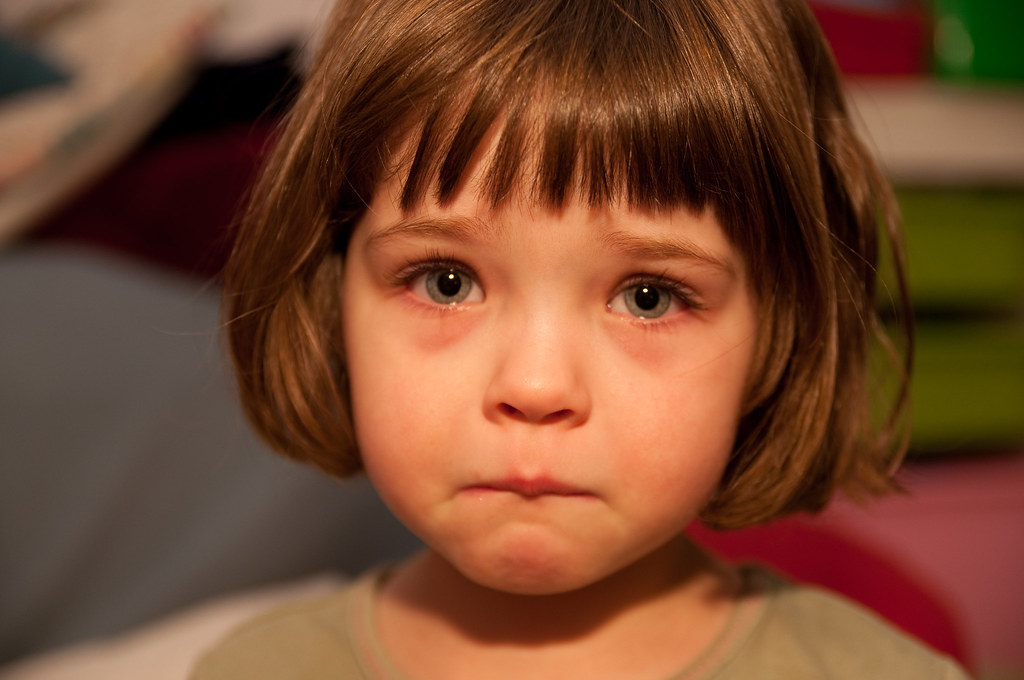
#> input picture 02.jpg, 1024 x 680 px
$ python Code6.py
#> lines starting #> are read from the running program, lines starting #| are printed output that depends on the picture; after the words box and inside, x2 and y2 are one past the last pixel; in counts of white or black regions, pixels touching at a corner belong together
import cv2
Trained_face_data = cv2.CascadeClassifier('haarcascade_frontalface_default.xml')
img = cv2.imread ('02.jpg')
#> img is the input picture: shape (680, 1024, 3); mean B, G, R 47.4, 72.5, 118.4
grayscaled_img = cv2.cvtColor(img, cv2.COLOR_BGR2GRAY)
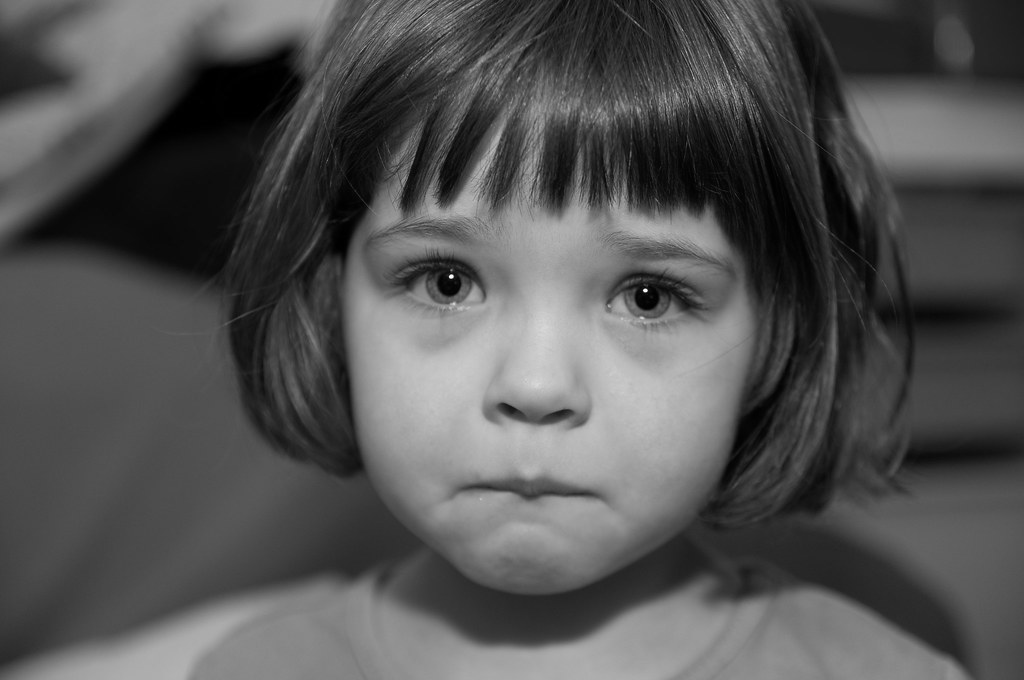
#> grayscaled_img: shape (680, 1024); min 0, max 253, mean 83.4
face_coordinates = Trained_face_data.detectMultiScale(grayscaled_img)
#> face_coordinates = [[299, 108, 481, 481]]
for(x,y,w,h) in face_coordinates:
	cv2.rectangle(img, (x,y),(x+w, x+h),(0, 255, 0), 2)
#> this loop made 1 pass
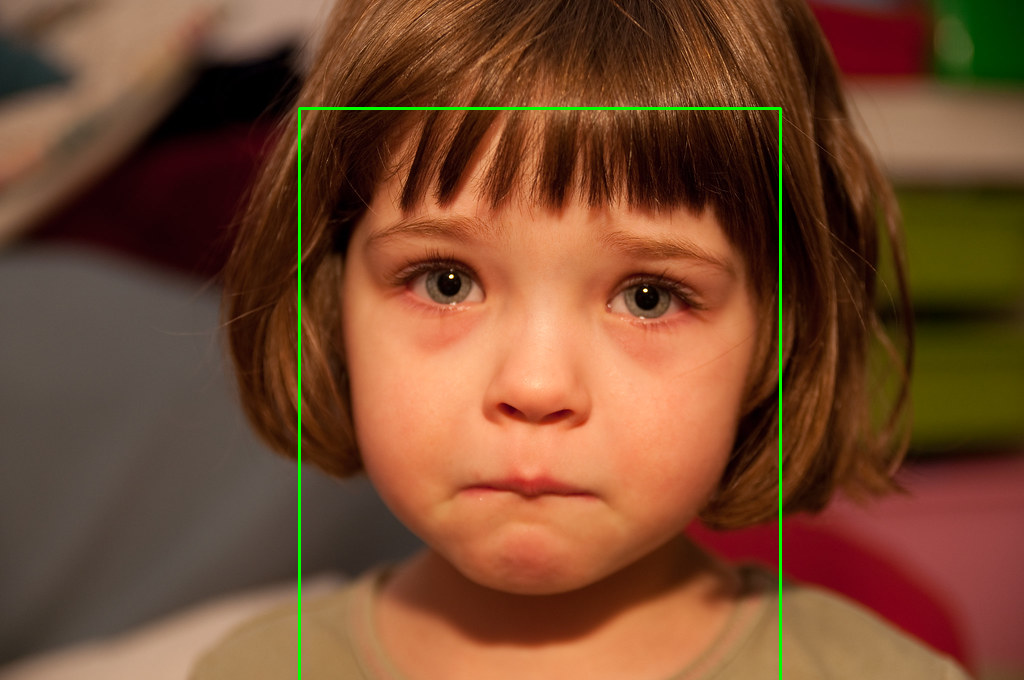
#> img: shape (680, 1024, 3); 0.7% of pixels changed, all inside (x1, y1, x2, y2) = (298, 107, 782, 680)
cv2.imshow ('Face Detection', grayscaled_img)
cv2.waitKey()

$ run again, with 01.jpg copied over 02.jpg
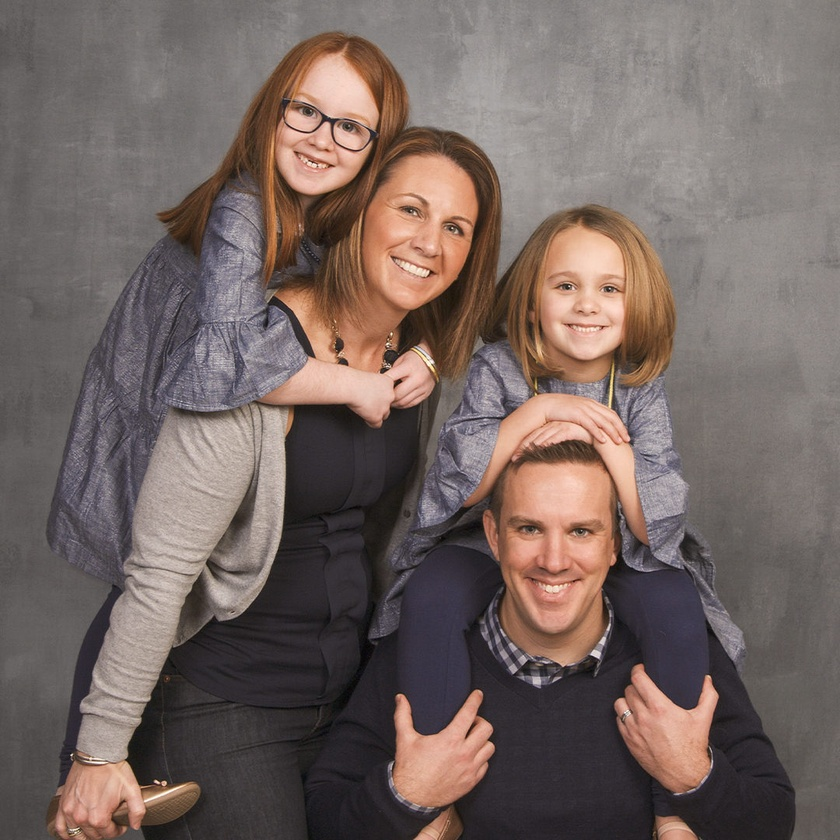
#> input picture 01.jpg, 840 x 840 px, shrunk from 1080 x 1080 before the run
#> img is the input picture: shape (840, 840, 3); mean B, G, R 97.3, 101.7, 116.3
#> `grayscaled_img = cv2.cvtColor(img, cv2.COLOR_BGR2GRAY)`:
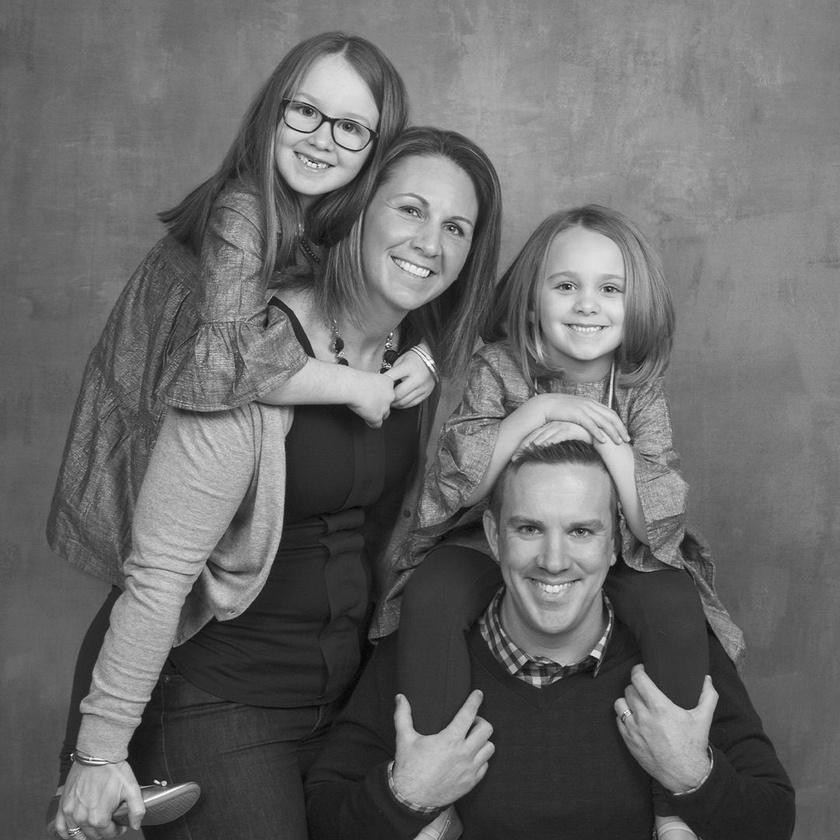
#> grayscaled_img: shape (840, 840); min 2, max 252, mean 105.5
#> face_coordinates = [[63, 449, 28, 28], [216, 230, 56, 56], [65, 739, 72, 72], [269, 74, 118, 118], [528, 240, 117, 117], [486, 477, 139, 139], [369, 168, 126, 126]]
#> the loop `for(x,y,w,h) in face_coordinates:` made 7 passes
#> after the loop `for(x,y,w,h) in face_coordinates:`:
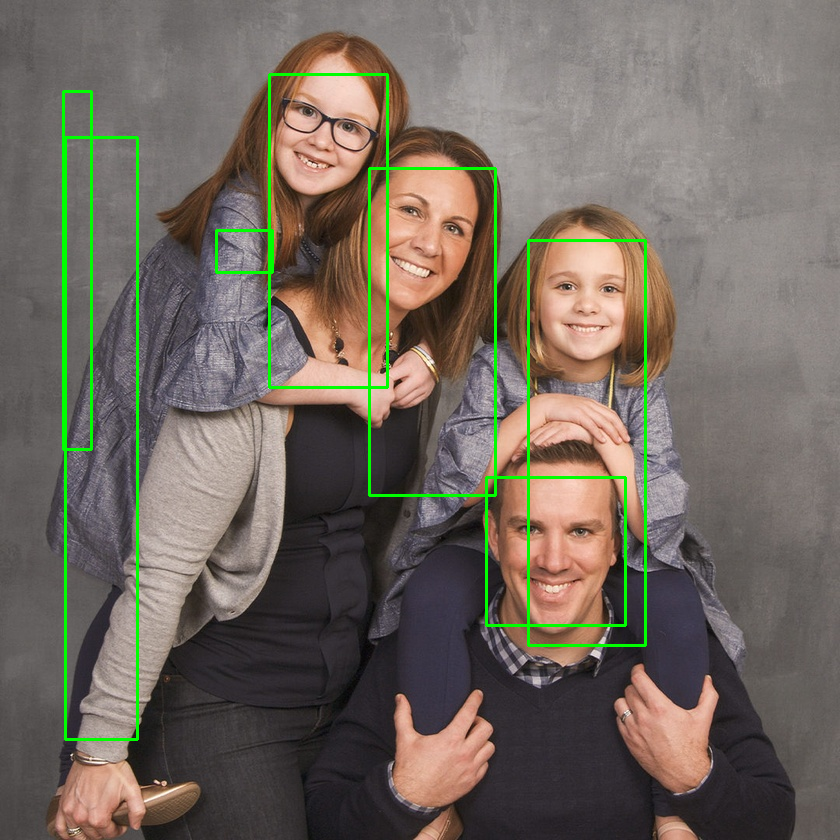
#> img: shape (840, 840, 3); 2.36% of pixels changed, all inside (x1, y1, x2, y2) = (62, 73, 647, 741)
